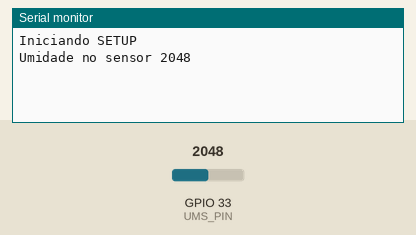
This sketch was run on a simulated ESP32. Shown: the last lines printed to the serial monitor. The inputs (shaded band) are chosen by the test bench; at power-on: GPIO 33 (UMS_PIN) = 2048.

Above: at 1.7 s.
1.8 s: GPIO 33 (UMS_PIN) set to 2866
At 3.0 s:
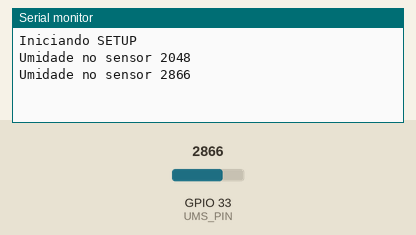
3.3 s: GPIO 33 (UMS_PIN) set to 3603
At 4.3 s:
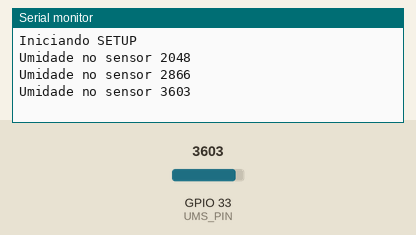
Timing chart, 0 to 6.3 s (numbered marks = the images above; inputs shaded):
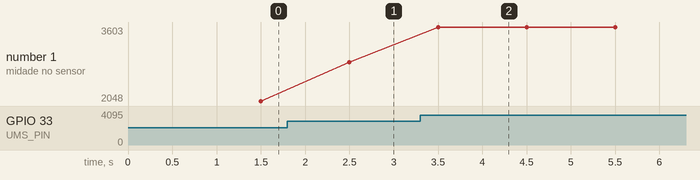

The sketch:

teste_sensor_umidade_solo.ino
```cpp
#define UMS_PIN 33                // PINO DO SENSOR UMIDADE SOLO

void setup() {
  // put your setup code here, to run once:
  delay(500);

  // inicia monitor serial
  Serial.begin(115200);
  Serial.println("Iniciando SETUP ");

  pinMode(UMS_PIN, INPUT);                  // pino para ler umidade do solo

}

void loop() {
  // put your main code here, to run repeatedly:
  delay(1000);

  // le sensor de umidade
  int umidade_solo = analogRead(UMS_PIN);

  Serial.print("Umidade no sensor ");
  Serial.println(umidade_solo);
}
```

Measured:
- after the input at 1.8 s, the serial monitor: prints a new line after 0.70 s (image 1)
- after the input at 3.3 s, the serial monitor: prints a new line after 0.20 s (image 2)
- plotted number 1: 2048 → 2866 after the input at 1.8 s, 2866 → 3603 after the input at 3.3 s
